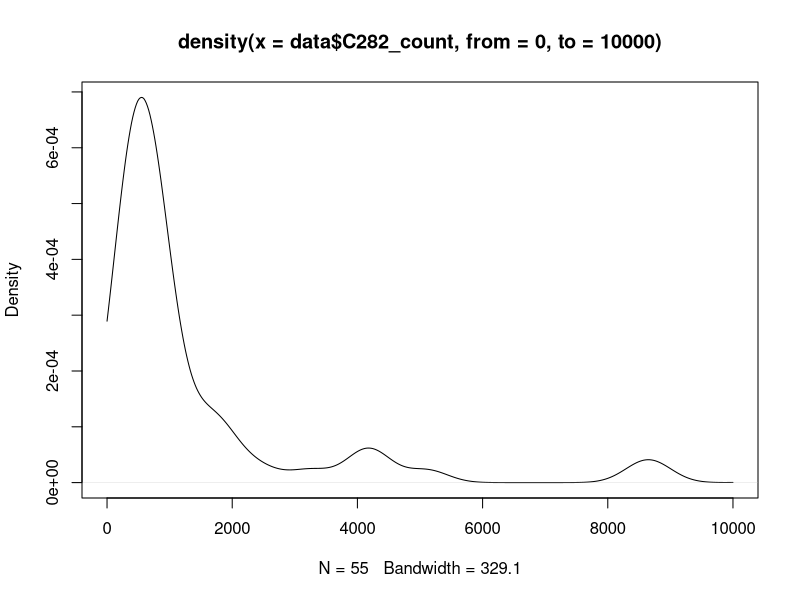
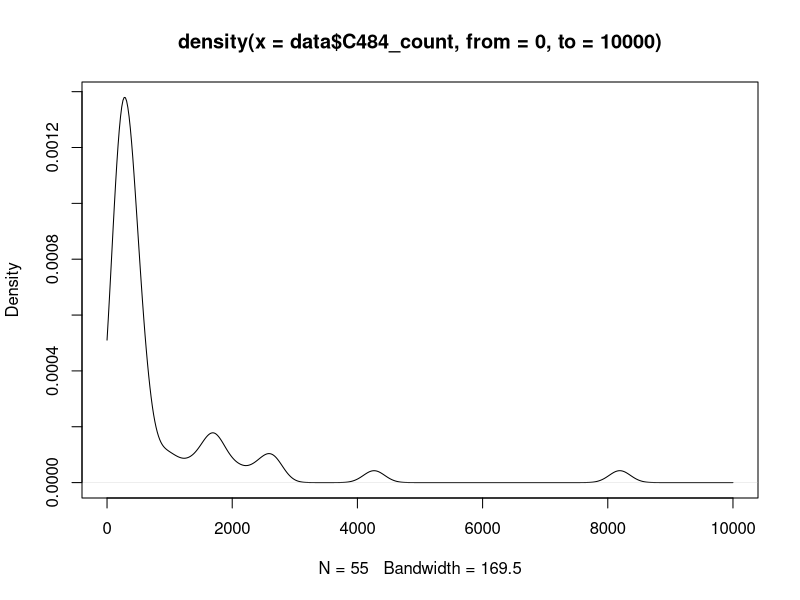
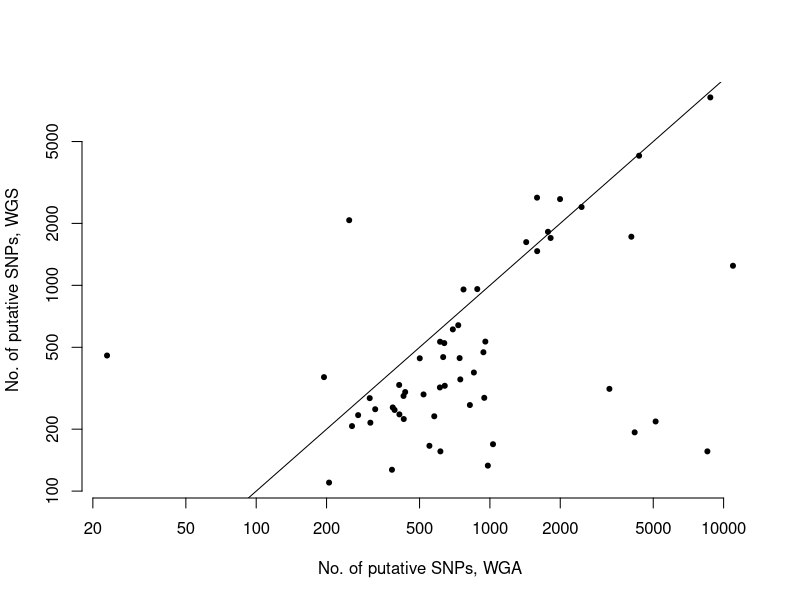
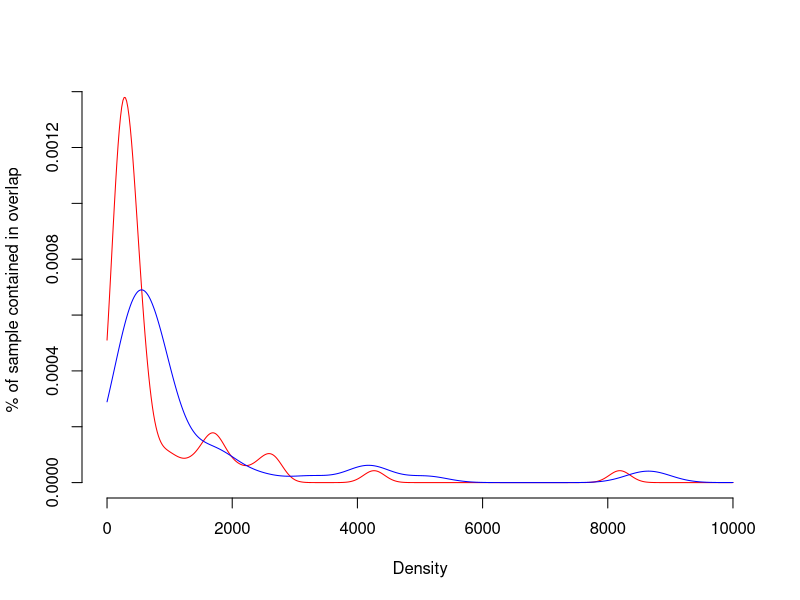
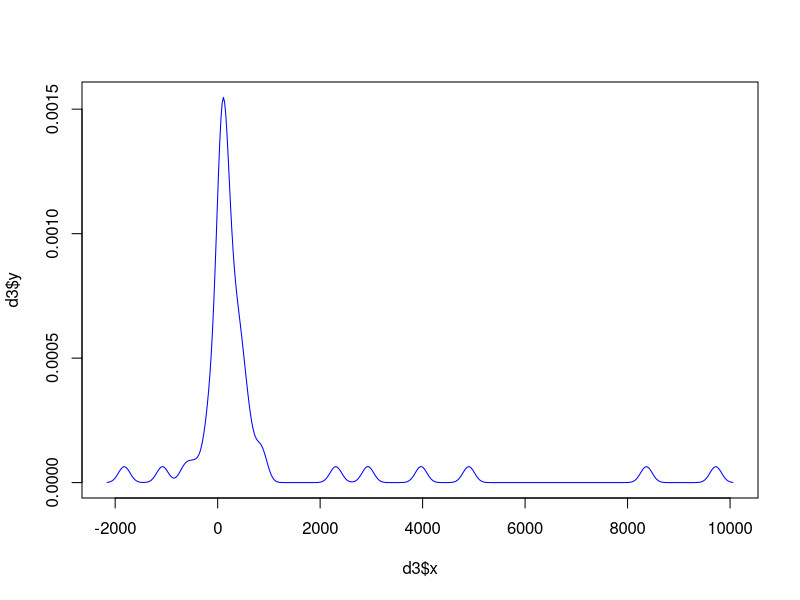

The R script that drew these images, in order:
## This is for figure 3 in the paper
## and hte plot with the trendline (3)

# setwd( "/share/WilkeLab/work/dzd58/TCGA_Reanalysis/GBM_genomics/FIGURES/" )

# this script makes histograms of mutation frequency for the different data sets

# first load the data
data = read.table( "../FIGURE_DATA/unfiltered_WGS-WGA_counts.txt", header=T )

# density plot of C282
pdf( "../FIGURE_PDFS/unfiltered_C282_density.pdf" )
d1 = density( data$C282_count, from=0, to=10000 )
plot(d1)
dev.off()

# density plot of C484
pdf( "../FIGURE_PDFS/unfiltered_C484_density.pdf" )
d2 = density( data$C484_count, from=0, to=10000 )
plot(d2)
dev.off()

# plot of (paired) C282 against C484, with a line at 1 to see how things fall
# anything below the line is in line with the hypothesis, above is bad
#png( "../FIGURE_PDFS/C282_v_C484.png" )
pdf( "../FIGURE_PDFS/C282_v_C484.pdf" )
par(bty='n')
plot(data$C282_count, data$C484_count, log='xy', pch=20, xlab="No. of putative SNPs, WGA", ylab="No. of putative SNPs, WGS" )
abline(0,1)
dev.off()

# the two density plots on top of each other, to see what is going on
pdf( "../FIGURE_PDFS/unfiltered_C282_C484_density.pdf" )
par(bty='n')
plot( d2$x, d2$y, type='l', col='red', xlab="Density", ylab="% of sample contained in overlap")
lines( d1$x, d1$y, col='blue' )
dev.off()

# and finally, the differene: how much bigger is the one than the other?
pdf( "../FIGURE_PDFS/unfiltered_C282-C484.pdf" ) 
d3 = density( data$C282_count-data$C484_count )
plot( d3$x, d3$y, type='l', col='blue')
dev.off()





